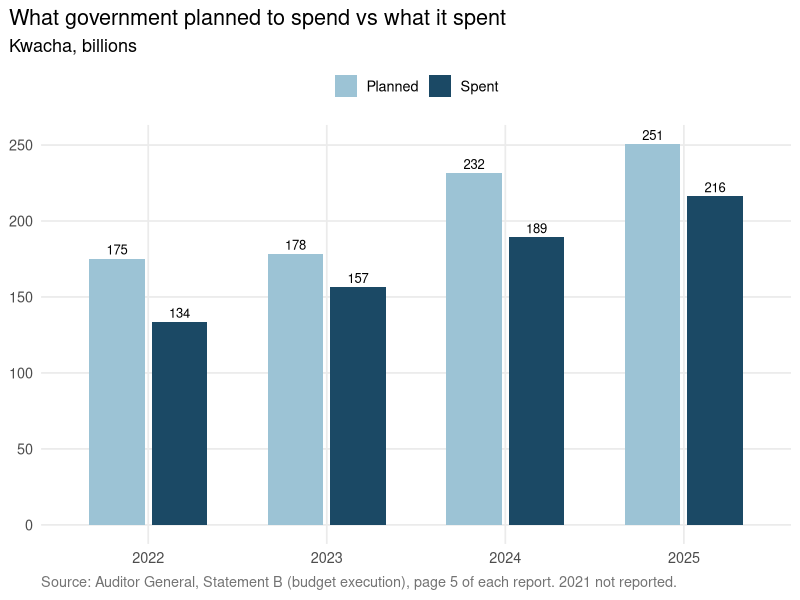
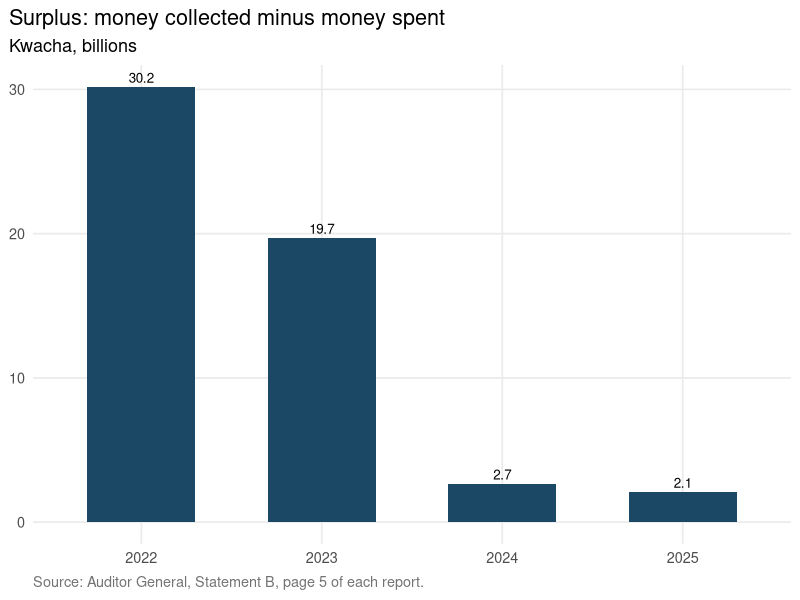
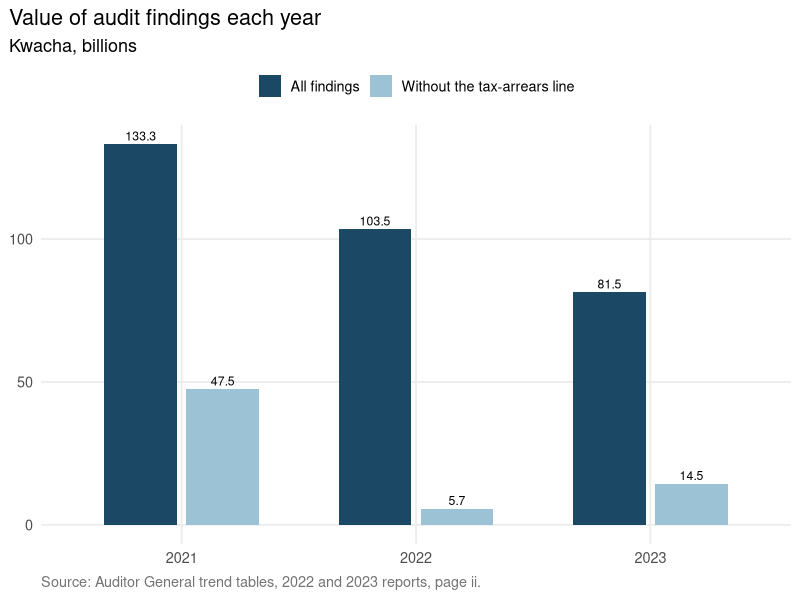
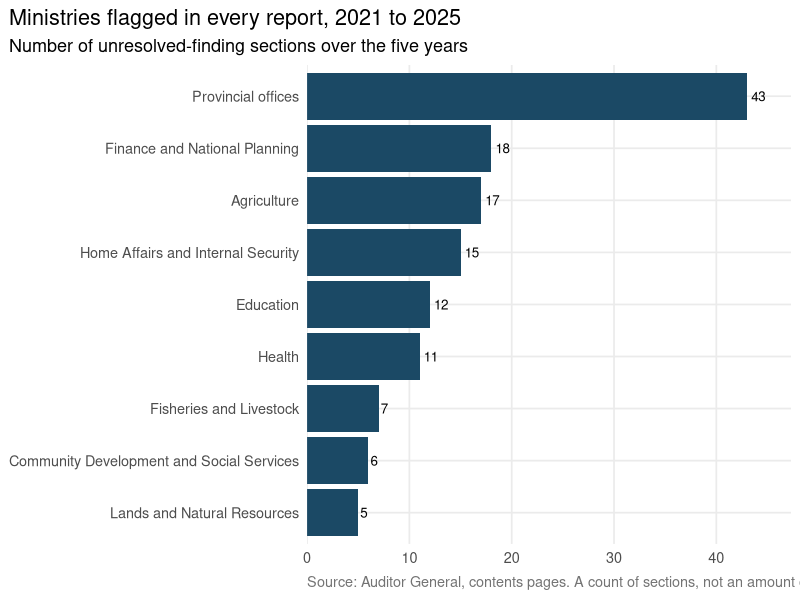

R code for these plots, in order:
## ---- chunk 1
library(readr); library(dplyr); library(tidyr); library(stringr)
library(forcats); library(ggplot2); library(scales); library(knitr)
theme_set(theme_minimal(base_size = 13))
theme_update(panel.grid.minor = element_blank(), plot.title.position = "plot",
             plot.caption = element_text(colour = "grey45", hjust = 0))
BLUE <- "#1b4965"; LIGHT <- "#9cc3d5"

fisc  <- read_csv("data_clean/fiscal_outturn.csv", show_col_types = FALSE)
cats  <- read_csv("data_clean/findings_by_category_tidy.csv", show_col_types = FALSE)
paras <- read_csv("data_clean/unresolved_paragraphs.csv", show_col_types = FALSE)
obs   <- read_csv("data_clean/notable_observations.csv", show_col_types = FALSE) |>
  mutate(headline_amount = suppressWarnings(as.numeric(headline_amount)))

# Human-friendly money formatter
money <- function(v, cur) {
  ifelse(is.na(v), "not stated",
  ifelse(cur == "USD",
    ifelse(v >= 1e6, paste0("US$", comma(v/1e6, accuracy = 0.1), " million"),
                     paste0("US$", comma(v, accuracy = 1))),
    ifelse(v >= 1e9, paste0("K", comma(v/1e9, accuracy = 0.01), " billion"),
    ifelse(v >= 1e6, paste0("K", comma(v/1e6, accuracy = 0.1), " million"),
                     paste0("K", comma(v, accuracy = 1))))))
}
short_min <- function(x) x |>
  str_replace("Ministry of ", "") |>
  str_replace("Office of the President - Provincial Administration", "Provincial offices") |>
  str_replace("Office of the Vice President \\(DMMU\\)", "Disaster unit (DMMU)")
## ---- chunk 2
f <- fisc |> filter(financial_year == 2025)
f22 <- fisc |> filter(financial_year == 2022)
tibble(
  " " = c(
    "Government planned to spend (2025)",
    "Government actually spent (2025)",
    "Left unspent against the plan (2025)",
    "Money collected minus money spent (surplus, 2025)",
    "Open audit questions (paragraphs) in 2025",
    "Open audit questions in 2022"),
  "Amount / figure" = c(
    money(f$final_budget_payments, "ZMW"),
    money(f$actual_payments, "ZMW"),
    money(f$final_budget_payments - f$actual_payments, "ZMW"),
    money(f$surplus_deficit, "ZMW"),
    "27",
    "40")) |> kable()
## ---- chunk 3
#| fig-width: 8
#| fig-height: 4.5
fisc |> filter(!is.na(actual_payments)) |>
  select(financial_year, Planned = final_budget_payments, Spent = actual_payments) |>
  pivot_longer(-financial_year, names_to = "which", values_to = "k") |>
  mutate(which = factor(which, levels = c("Planned","Spent"))) |>
  ggplot(aes(factor(financial_year), k/1e9, fill = which)) +
  geom_col(position = position_dodge(width = .7), width = .62) +
  geom_text(aes(label = comma(k/1e9, accuracy = 1)),
            position = position_dodge(width = .7), vjust = -0.4, size = 3.3) +
  scale_fill_manual(values = c(Planned = LIGHT, Spent = BLUE)) +
  labs(title = "What government planned to spend vs what it spent",
       subtitle = "Kwacha, billions",
       x = NULL, y = NULL, fill = NULL,
       caption = "Source: Auditor General, Statement B (budget execution), page 5 of each report. 2021 not reported.") +
  theme(legend.position = "top")
## ---- chunk 4
#| fig-width: 8
#| fig-height: 4
fisc |> filter(!is.na(surplus_deficit)) |>
  ggplot(aes(factor(financial_year), surplus_deficit/1e9)) +
  geom_col(fill = BLUE, width = .6) +
  geom_text(aes(label = comma(surplus_deficit/1e9, accuracy = 0.1)), vjust = -0.4, size = 3.4) +
  labs(title = "Surplus: money collected minus money spent",
       subtitle = "Kwacha, billions",
       x = NULL, y = NULL,
       caption = "Source: Auditor General, Statement B, page 5 of each report.")
## ---- chunk 5
#| fig-width: 8
#| fig-height: 4.5
pick <- tibble(financial_year = c(2021L,2022L,2023L), report_year = c(2022L,2023L,2023L))
series <- cats |> inner_join(pick, by = c("financial_year","report_year")) |>
  mutate(arrears = str_detect(str_to_lower(category_printed), "tax arrears"))
series |> group_by(financial_year) |>
  summarise(`All findings` = sum(amount_kwacha, na.rm = TRUE),
            `Without the tax-arrears line` = sum(amount_kwacha[!arrears], na.rm = TRUE),
            .groups = "drop") |>
  pivot_longer(-financial_year, names_to = "measure", values_to = "k") |>
  ggplot(aes(factor(financial_year), k/1e9, fill = measure)) +
  geom_col(position = position_dodge(width = .7), width = .62) +
  geom_text(aes(label = comma(k/1e9, accuracy = .1)),
            position = position_dodge(width = .7), vjust = -0.4, size = 3.1) +
  scale_fill_manual(values = c("All findings" = BLUE, "Without the tax-arrears line" = LIGHT)) +
  labs(title = "Value of audit findings each year",
       subtitle = "Kwacha, billions",
       x = NULL, y = NULL, fill = NULL,
       caption = "Source: Auditor General trend tables, 2022 and 2023 reports, page ii.") +
  theme(legend.position = "top")
## ---- chunk 6
obs |> filter(section == "Revenue", !is.na(headline_amount)) |>
  arrange(desc(financial_year), desc(headline_amount)) |>
  transmute(Year = financial_year,
            Ministry = short_min(ministry_std),
            `What the report records` = observation,
            Amount = money(headline_amount, currency),
            Page = paste0("p", source_pdf_page)) |>
  kable()
## ---- chunk 7
obs |> filter(section == "Expenditure", !is.na(headline_amount)) |>
  arrange(desc(financial_year), desc(headline_amount)) |>
  transmute(Year = financial_year,
            Ministry = short_min(ministry_std),
            `What the report records` = observation,
            Amount = money(headline_amount, currency),
            Page = paste0("p", source_pdf_page)) |>
  kable()
## ---- chunk 8
#| fig-width: 8
#| fig-height: 5
paras |> group_by(ministry_std) |>
  summarise(years = n_distinct(financial_year), n = n(), .groups = "drop") |>
  filter(years == 5) |>
  mutate(name = short_min(ministry_std), name = fct_reorder(name, n)) |>
  ggplot(aes(n, name)) +
  geom_col(fill = BLUE) + geom_text(aes(label = n), hjust = -0.3, size = 3.4) +
  scale_x_continuous(expand = expansion(mult = c(0, .1))) +
  labs(title = "Ministries flagged in every report, 2021 to 2025",
       subtitle = "Number of unresolved-finding sections over the five years",
       x = NULL, y = NULL,
       caption = "Source: Auditor General, contents pages. A count of sections, not an amount of money.")
